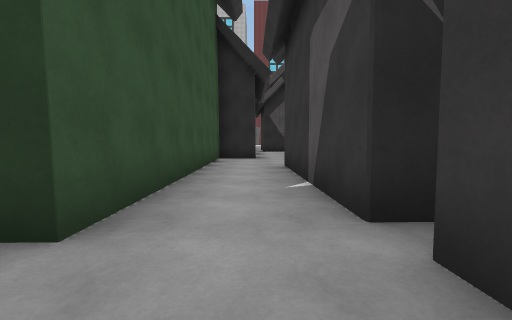
[1] (above)

12 first-person views from a walk through a scene from a Unity 3-D project. The camera is 1.2 m above the floor, tilts 4° down and sees 90° across. Doors are open. The floor is counted in squares, 2 m on a side. Each view is taken from the middle of a square. On the plan, view 1 faces up. The plan holds only what a view shows up to about 9 squares ahead; the rest is blank. The place goes on beyond the plan. The player is left out. Some animated figures are not drawn. Surface patterns are stand-ins for the level's own textures.

[2]
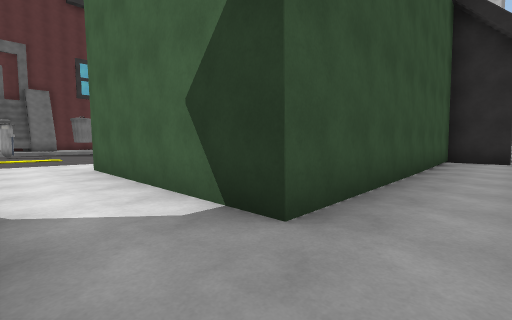

[3]
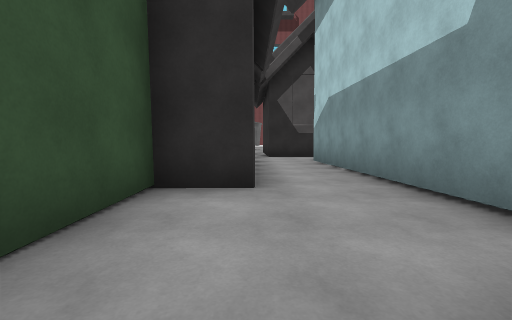

[4]
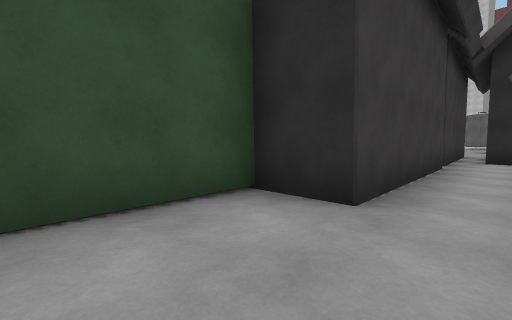

[5]
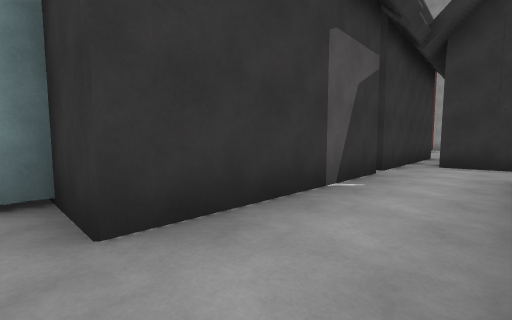

[6]
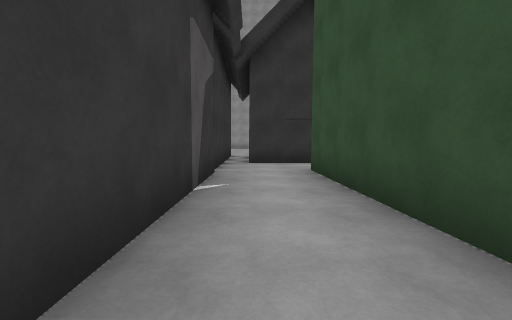

[7]
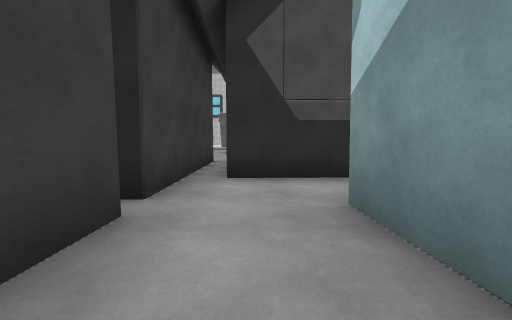

[8]
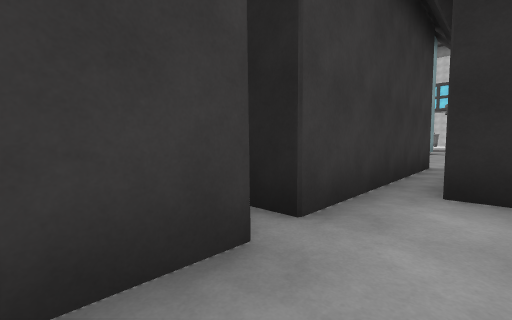

[9]
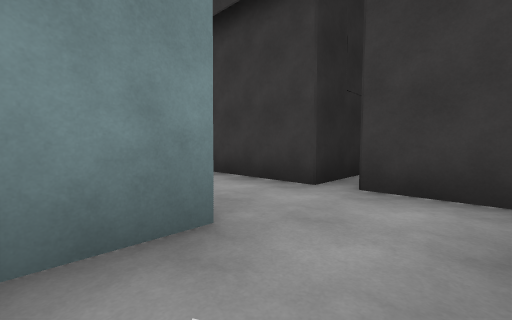

[10]
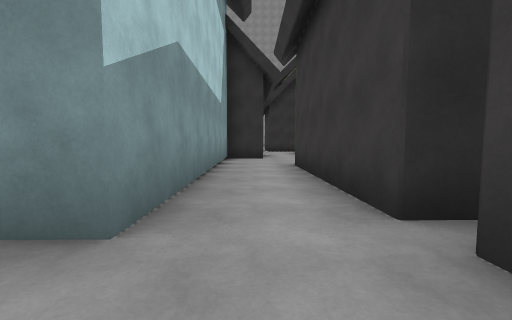

[11]
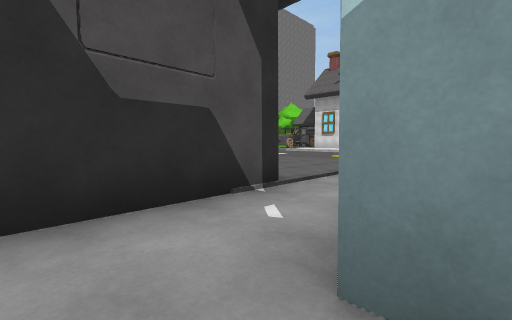

[12]
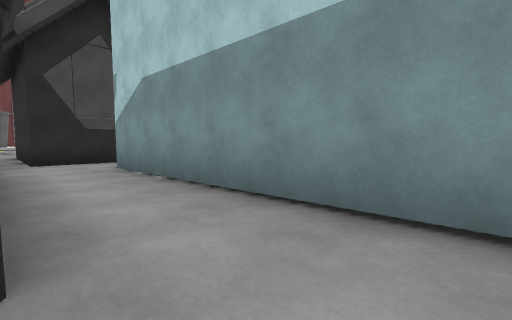

### Floor plan
Points are (right, up) in squares from view 1. A wall is a line through its corners. A room is listed if a view was taken in it or the views show most of it. See-through windows are left out.
Room 1 (views 1, 2, 3, 4, 5, 6, 7, 8, 11, 12)
walls: (0.8, 1.9) (0.7, 6.6) (2, 6.7) (1.9, 14.5); (-1.6, -0.4) (0.3, -0.3); (-0.1, 14.1) (0, 9.3) (-1.3, 9.3) (-1.2, 1.5); (0.9, -3.8) (0.8, 1.3)
ways out: opening at (1, 14) to room 2; opening at (-2.5, 0.5)
Room 2 (views 9, 10)
walls: (1.9, 14.5) (3.1, 14.5); (3.5, 16.3) (0.5, 16.3) (0.5, 20.3); (-1.7, 14) (-0.1, 14.1); (-0.2, 20) (-0.1, 14.7)
ways out: opening at (1, 14) to room 1; opening at (0, 21)

Where each view was taken, in squares from view 1:
view 1: 0 up, 0 right, facing up
view 2: 0 up, 0 right, facing up-left
view 3: 6 up, 0 right, facing up
view 4: 7 up, 1 right, facing up-left
view 5: 7 up, 1 left, facing down-right
view 6: 7 up, 0 right, facing down
view 7: 12 up, 1 right, facing up
view 8: 13 up, 1 right, facing up-left
view 9: 16 up, 3 right, facing down-left
view 10: 16 up, 1 right, facing down
view 11: 14 up, 1 right, facing up-right
view 12: 8 up, 0 right, facing up-right
